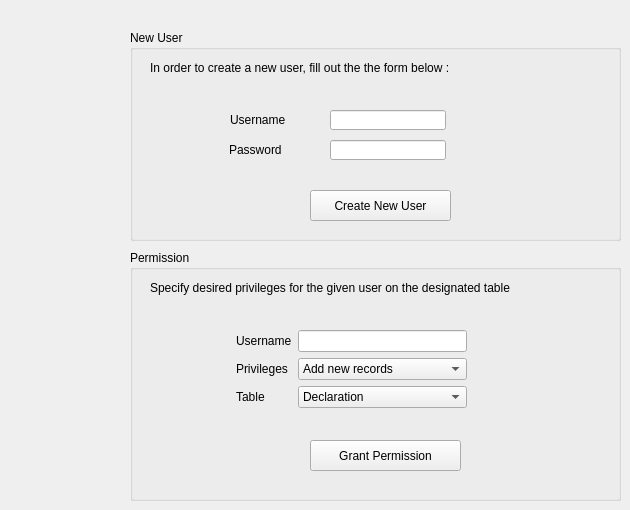
    <widget class="QWidget" name="tab_7">
     <attribute name="title">
      <string>Admin Panel</string>
     </attribute>
     <widget class="QGroupBox" name="groupBox_2">
      <property name="geometry">
       <rect>
        <x>130</x>
        <y>30</y>
        <width>491</width>
        <height>211</height>
       </rect>
      </property>
      <property name="styleSheet">
       <string notr="true"/>
      </property>
      <property name="title">
       <string>New User</string>
      </property>
      <widget class="QLabel" name="label_8">
       <property name="geometry">
        <rect>
         <x>100</x>
         <y>80</y>
         <width>81</width>
         <height>20</height>
        </rect>
       </property>
       <property name="text">
        <string>Username</string>
       </property>
      </widget>
      <widget class="QLineEdit" name="lineEdit_8">
       <property name="geometry">
        <rect>
         <x>200</x>
         <y>80</y>
         <width>116</width>
         <height>20</height>
        </rect>
       </property>
       <property name="styleSheet">
        <string notr="true"/>
       </property>
      </widget>
      <widget class="QLabel" name="label_9">
       <property name="geometry">
        <rect>
         <x>99</x>
         <y>110</y>
         <width>81</width>
         <height>20</height>
        </rect>
       </property>
       <property name="text">
        <string>Password</string>
       </property>
      </widget>
      <widget class="QLineEdit" name="lineEdit_9">
       <property name="geometry">
        <rect>
         <x>200</x>
         <y>110</y>
         <width>116</width>
         <height>20</height>
        </rect>
       </property>
       <property name="styleSheet">
        <string notr="true"/>
       </property>
       <property name="echoMode">
        <enum>QLineEdit::Password</enum>
       </property>
      </widget>
      <widget class="QPushButton" name="pushButton_17">
       <property name="geometry">
        <rect>
         <x>180</x>
         <y>160</y>
         <width>141</width>
         <height>31</height>
        </rect>
       </property>
       <property name="text">
        <string>Create New User</string>
       </property>
      </widget>
      <widget class="QLabel" name="label_10">
       <property name="geometry">
        <rect>
         <x>20</x>
         <y>30</y>
         <width>381</width>
         <height>16</height>
        </rect>
       </property>
       <property name="text">
        <string>In order to create a new user, fill out the the form below : </string>
       </property>
      </widget>
     </widget>
     <widget class="QGroupBox" name="groupBox_11">
      <property name="geometry">
       <rect>
        <x>130</x>
        <y>250</y>
        <width>491</width>
        <height>251</height>
       </rect>
      </property>
      <property name="title">
       <string>Permission</string>
      </property>
      <widget class="QPushButton" name="pushButton_18">
       <property name="geometry">
        <rect>
         <x>180</x>
         <y>190</y>
         <width>151</width>
         <height>31</height>
        </rect>
       </property>
       <property name="text">
        <string>Grant Permission</string>
       </property>
      </widget>
      <widget class="QLabel" name="label_37">
       <property name="geometry">
        <rect>
         <x>20</x>
         <y>30</y>
         <width>361</width>
         <height>16</height>
        </rect>
       </property>
       <property name="text">
        <string>Specify desired privileges for the given user on the designated table :</string>
       </property>
      </widget>
      <widget class="QWidget" name="layoutWidget">
       <property name="geometry">
        <rect>
         <x>106</x>
         <y>80</y>
         <width>231</width>
         <height>81</height>
        </rect>
       </property>
       <layout class="QGridLayout" name="gridLayout_2">
        <item row="0" column="0">
         <widget class="QLabel" name="label_12">
          <property name="text">
           <string>Username</string>
          </property>
         </widget>
        </item>
        <item row="0" column="1">
         <widget class="QLineEdit" name="lineEdit_10"/>
        </item>
        <item row="1" column="0">
         <widget class="QLabel" name="label_11">
          <property name="text">
           <string>Privileges</string>
          </property>
         </widget>
        </item>
        <item row="1" column="1">
         <widget class="QComboBox" name="comboBox_2">
          <item>
           <property name="text">
            <string>Add new records</string>
           </property>
          </item>
          <item>
           <property name="text">
            <string>View existing records</string>
           </property>
          </item>
          <item>
           <property name="text">
            <string>Update records</string>
           </property>
          </item>
         </widget>
        </item>
        <item row="2" column="0">
         <widget class="QLabel" name="label_36">
          <property name="text">
           <string>Table</string>
          </property>
         </widget>
        </item>
        <item row="2" column="1">
         <widget class="QComboBox" name="comboBox_3">
          <item>
           <property name="text">
            <string>Declaration</string>
           </property>
          </item>
          <item>
           <property name="text">
            <string>Certificate A</string>
           </property>
          </item>
          <item>
           <property name="text">
            <string>Certificate B</string>
           </property>
          </item>
          <item>
           <property name="text">
            <string>Certificate C</string>
           </property>
          </item>
         </widget>
        </item>
       </layout>
      </widget>
     </widget>
    </widget>
